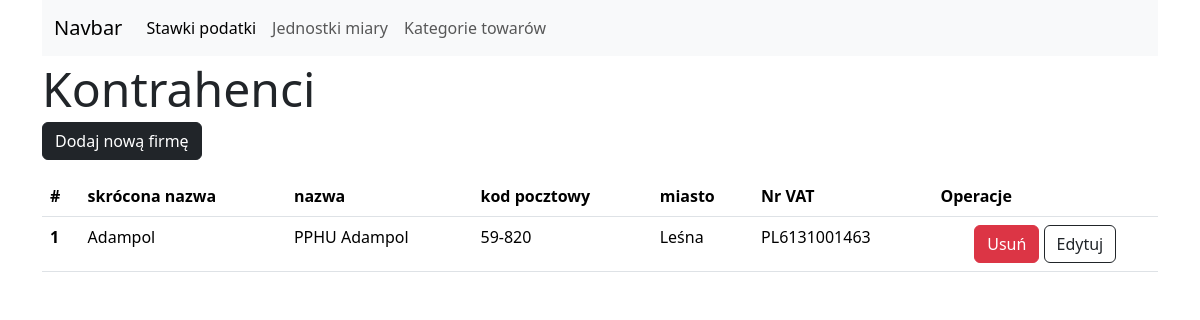
Before: /companies/list with the older database file.
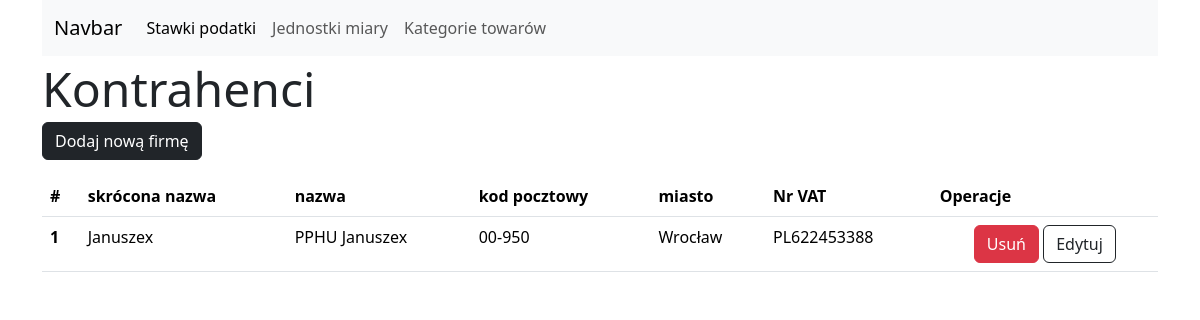
After: the same page with the newer database file.
### tables this page shows
CREATE TABLE companies (
	id INTEGER NOT NULL, 
	short_name VARCHAR(15) NOT NULL, 
	name VARCHAR, 
	name_cont VARCHAR, 
	street VARCHAR(35), 
	postal_code VARCHAR(7), 
	"VAT_number" VARCHAR(15), 
	city VARCHAR(25), 
	PRIMARY KEY (id)
);

### blueprints/companies_bp.py (the view)
@companies_blueprint.route('/companies/list')
def list_tax_rates():
    request_params = request.args.to_dict()
    if request_params and request_params.get('mode') == 'remove':
        id_elem = request_params.get('id_elem')
        if id_elem:
            db.remove_company(int(id_elem))
            return redirect('/companies/list')
    list_data = db.show_all_companies()
    return render_template('simple_forms/companies.html', list_data=list_data, settings=settings, page_state='list')

### db_cms/db_cms_core.py (called while the page is built)
    def __show_all_elements(self, table):
        selected = select([table])
        with self.__engine__.connect() as conn:
            return conn.execute(selected).all()

    def show_all_companies(self):
        return self.__show_all_elements(self.companies)

### templates/simple_forms/companies.html (shortened to what this page needs)
{% extends "simple_forms/base.html" %}
{% from 'bootstrap5/form.html' import render_field %}
    {% block element_list %}
    {% if page_state == 'list': %}
        <a href="/companies/new" class="btn btn-dark">{{settings['button_name']}}</a>
    {% endif %}
    {% if list_data: %}
    <table class="table my-3">
        <thead>
        <tr>
            <th scope="col">#</th>
            {% for column_title in settings['table_headers']: %}
            <th scope="col">{{column_title}}</th>
            {% endfor%}
            <th scope="col">Operacje</th>
        </tr>
        </thead>
        <tbody>
        {% for row in list_data: %}
        <tr>
            <th scope="row">{{loop.index}}</th>
            <td>{{row['short_name']}}</td>
            <td>{{row['name']}}</td>
            <td>{{row['postal_code']}}</td>
            <td>{{row['city']}}</td>
            <td>{{row['VAT_number']}}</td>
            <td class="text-center">
                <button class="btn btn-danger remove-button" data-bs-toggle="modal" data-bs-target="#deleteElementModal"
                        data-id="{{row['id']}}"  data-name="{{row['short_name']}}">Usuń
                </button>
                <a class="btn border-1 border-dark" href="{{'/companies/edit/' ~ row['id']}}">Edytuj</a>
            </td>
        </tr>
        {% endfor %}
        </tbody>
    </table>
    {% endif %}
    {% endblock %}

### templates/simple_forms/base.html (shortened to what this page needs)
<!doctype html>
<html lang="en">
<head>
    {{ bootstrap.load_css() }}
</head>
<body>
<div class="container">
      <nav class="navbar navbar-expand-lg navbar-light bg-light">
        <div class="container-fluid">
            <a class="navbar-brand" href="#">Navbar</a>
            <div class="collapse navbar-collapse" id="navbarSupportedContent">
                <ul class="navbar-nav me-auto mb-2 mb-lg-0">
                    <li class="nav-item">
                        <a class="nav-link active" aria-current="page" href="#">Stawki podatki</a>
                    </li>
                    <li class="nav-item">
                        <a class="nav-link" href="#">Jednostki miary</a>
                    </li>
                    <li class="nav-item">
                        <a class="nav-link" href="#">Kategorie towarów</a>
                    </li>
                </ul>
            </div>
        </div>
    </nav>
</div>
<header class="container">
    <h1 class="display-5 my-1">{{settings['title']}}</h1>
</header>
<div class="container">
   {% block element_list %} Add lists here <br/> {% endblock %}
</div>
</body>
</html>

Changed rows visible on the page:
changed companies: short_name "Adampol" → "Januszex"; name "PPHU Adampol" → "PPHU Januszex"; postal_code "59-820" → "00-950"; city "Leśna" → "Wrocław"; VAT_number "PL6131001463" → "PL622453388"
